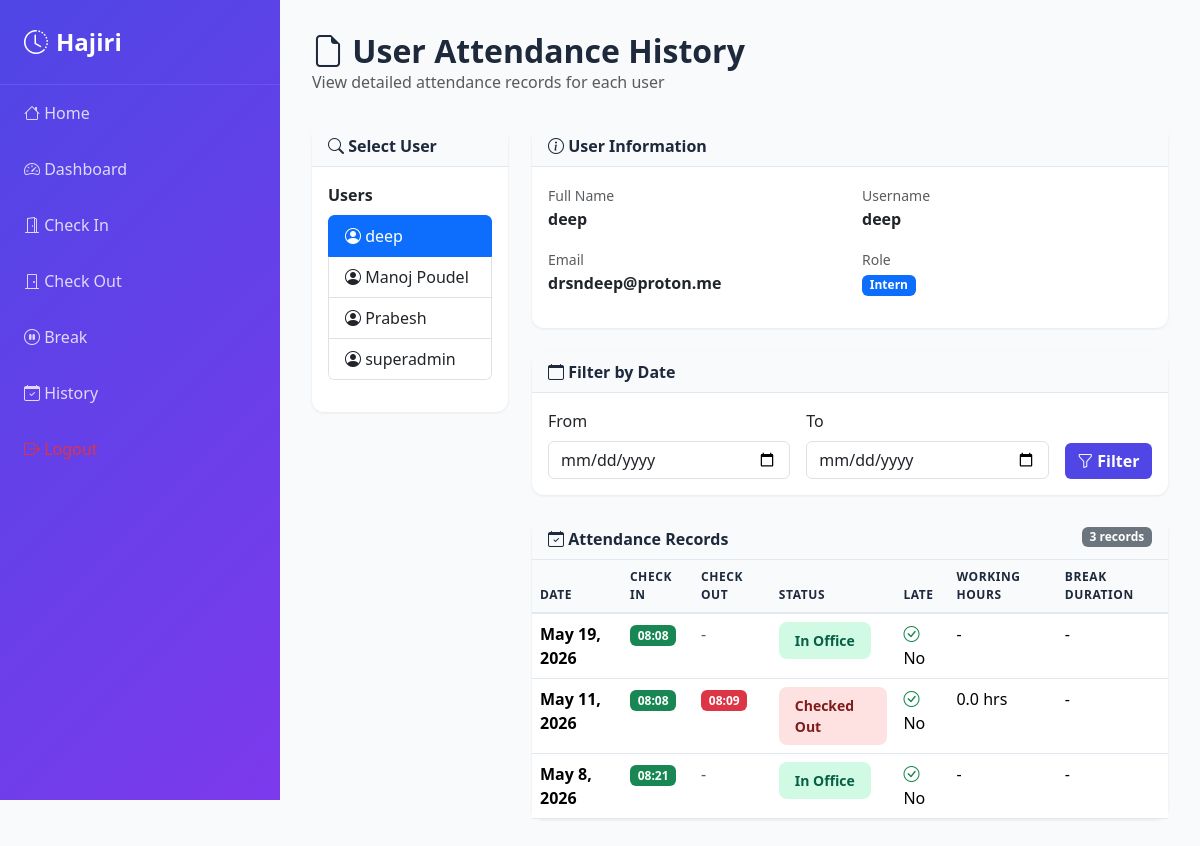
Page /attendance/admin/user-history/2/ (signed in) on the committed database.
### accounts/models.py (models this page shows, shortened)
class CustomUser(AbstractUser):
    class Role(models.TextChoices):
        ADMIN = 'admin', 'Admin'
        INTERN = 'intern', 'Intern'
    role = models.CharField(max_length=20, choices=Role.choices, default=Role.INTERN)

### attendance/models.py (models this page shows, shortened)
class Attendance(models.Model):
    class Status(models.TextChoices):
        PRESENT = 'present', 'Present'
        ABSENT = 'absent', 'Absent'
        LATE = 'late', 'Late'
    intern = models.ForeignKey(settings.AUTH_USER_MODEL, on_delete=models.CASCADE)
    date = models.DateField()
    check_in_time = models.TimeField(null=True, blank=True)
    check_out_time = models.TimeField(null=True, blank=True)
    status = models.CharField(max_length=20, choices=Status.choices, default=Status.PRESENT)
    is_late = models.BooleanField(default=False)
    is_on_break = models.BooleanField(default=False)
    total_working_hours = models.DecimalField(max_digits=6, decimal_places=2, default=0)
    total_break_minutes = models.PositiveIntegerField(default=0)
    checked_in_at = models.DateTimeField(null=True, blank=True)
    checked_out_at = models.DateTimeField(null=True, blank=True)
    created_at = models.DateTimeField(auto_now_add=True)
    updated_at = models.DateTimeField(auto_now=True)
    class Meta:
        unique_together = ('intern', 'date')
        indexes = [
            models.Index(fields=['date']),
            models.Index(fields=['intern', 'date']),
        ]

### attendance/views.py (the view)
# urls.py: path('admin/user-history/', views.admin_user_history, name='admin_user_history'),
@login_required
def admin_user_history(request, user_id=None):
    if not _is_admin_user(request.user):
        return HttpResponseForbidden('Admins only')
    from django.contrib.auth import get_user_model
    User = get_user_model()
    selected_user = None
    attendances = None
    date_from = request.GET.get('date_from')
    date_to = request.GET.get('date_to')
    if not user_id:
        user_id = request.GET.get('user_id')
    if user_id:
        try:
            user_id = int(user_id)
            selected_user = User.objects.get(id=user_id, role='intern')
            attendances = Attendance.objects.filter(intern=selected_user).order_by('-date')
            if date_from:
                attendances = attendances.filter(date__gte=date_from)
            if date_to:
                attendances = attendances.filter(date__lte=date_to)
        except (User.DoesNotExist, ValueError):
            selected_user = None
            attendances = None
    users = User.objects.filter(role='intern').order_by('username')
    return render(request, 'attendance/admin_user_history.html', {
        'users': users,
        'selected_user': selected_user,
        'attendances': attendances,
        'date_from': date_from,
        'date_to': date_to,
    })

### attendance/views.py (called while the page is built)
def _is_admin_user(user):
    return user.is_superuser or getattr(user, 'role', None) == 'admin'

### templates/attendance/admin_user_history.html (shortened to what this page needs)
{% extends 'base.html' %}
{% block content %}
<div class="page-header">
  <h1><i class="bi bi-file-earmark"></i> User Attendance History</h1>
  <p class="text-muted">View detailed attendance records for each user</p>
</div>
<div class="row">
  <div class="col-lg-3 mb-4">
    <div class="card">
      <div class="card-header">
        <i class="bi bi-search"></i> Select User
      </div>
      <div class="card-body">
        <div class="mb-3">
          <label class="form-label fw-bold">Users</label>
          <div class="list-group" style="max-height: 600px; overflow-y: auto;">
            {% for user in users %}
              <a href="?user_id={{ user.id }}" class="list-group-item list-group-item-action {% if selected_user and selected_user.id == user.id %}active{% endif %}">
                <i class="bi bi-person-circle"></i>
                {{ user.get_full_name|default:user.username }}
              </a>
            {% endfor %}
          </div>
        </div>
      </div>
    </div>
  </div>
  <div class="col-lg-9">
    {% if selected_user %}
      <div class="card mb-4">
        <div class="card-header">
          <i class="bi bi-info-circle"></i> User Information
        </div>
        <div class="card-body">
          <div class="row">
            <div class="col-md-6">
              <label class="text-muted small">Full Name</label>
              <p class="fw-bold">{{ selected_user.get_full_name|default:selected_user.username }}</p>
            </div>
            <div class="col-md-6">
              <label class="text-muted small">Username</label>
              <p class="fw-bold">{{ selected_user.username }}</p>
            </div>
            <div class="col-md-6">
              <label class="text-muted small">Email</label>
              <p class="fw-bold">{{ selected_user.email }}</p>
            </div>
            <div class="col-md-6">
              <label class="text-muted small">Role</label>
              <p class="fw-bold">
                <span class="badge bg-primary">{{ selected_user.get_role_display }}</span>
              </p>
            </div>
          </div>
        </div>
      </div>
      <div class="card mb-4">
        <div class="card-header">
          <i class="bi bi-calendar"></i> Filter by Date
        </div>
        <div class="card-body">
          <form method="get" class="row g-3">
            <div class="col-md-5">
              <label class="form-label">From</label>
              <input type="date" class="form-control" name="date_from" value="{{ date_from }}">
            </div>
            <div class="col-md-5">
              <label class="form-label">To</label>
              <input type="date" class="form-control" name="date_to" value="{{ date_to }}">
            </div>
            <div class="col-md-2 d-flex align-items-end">
              <button type="submit" class="btn btn-primary w-100">
                <i class="bi bi-funnel"></i> Filter
              </button>
            </div>
          </form>
        </div>
      </div>
      <div class="card">
        <div class="card-header">
          <i class="bi bi-calendar-check"></i> Attendance Records
          {% if attendances %}
            <span class="badge bg-secondary float-end">{{ attendances|length }} records</span>
          {% endif %}
        </div>
        <div class="card-body p-0">
          {% if attendances %}
            <div class="table-responsive">
              <table class="table mb-0">
                <thead>
                  <tr>
                    <th>Date</th>
                    <th>Check In</th>
                    <th>Check Out</th>
                    <th>Status</th>
                    <th>Late</th>
                    <th>Working Hours</th>
                    <th>Break Duration</th>
                  </tr>
                </thead>
                <tbody>
                  {% for attendance in attendances %}
                    <tr>
                      <td>
                        <strong>{{ attendance.date }}</strong>
                      </td>
                      <td>
                        {% if attendance.check_in_time %}
                          <span class="badge bg-success">{{ attendance.check_in_time|time:"H:i" }}</span>
                        {% else %}
                          <span class="text-muted">-</span>
                        {% endif %}
                      </td>
                      <td>
                        {% if attendance.check_out_time %}
                          <span class="badge bg-danger">{{ attendance.check_out_time|time:"H:i" }}</span>
                        {% else %}
                          <span class="text-muted">-</span>
                        {% endif %}
                      </td>
                      <td>
                        {% if attendance.check_in_time %}
                          {% if attendance.check_out_time %}
                            <span class="status-badge status-out">Checked Out</span>
                          {% else %}
                            {% if attendance.is_on_break %}
                              <span class="status-badge status-break">On Break</span>
                            {% else %}
                              <span class="status-badge status-in">In Office</span>
                            {% endif %}
                          {% endif %}
                        {% else %}
                          <span class="status-badge">Not Checked In</span>
                        {% endif %}
                      </td>
                      <td>
                        {% if attendance.is_late %}
                          <i class="bi bi-exclamation-circle text-warning"></i> Yes
                        {% else %}
                          <i class="bi bi-check-circle text-success"></i> No
                        {% endif %}
                      </td>
                      <td>
                        {% if attendance.total_working_hours %}
                          {{ attendance.total_working_hours|floatformat:1 }} hrs
                        {% else %}
                          -
                        {% endif %}
                      </td>
                      <td>
                        {% if attendance.total_break_minutes > 0 %}
                          {{ attendance.total_break_minutes }} min
                        {% else %}
                          -
                        {% endif %}
                      </td>
                    </tr>
                  {% endfor %}
                </tbody>
              </table>
            </div>
          {% else %}
            <div class="p-4 text-center text-muted">
              <i class="bi bi-inbox" style="font-size: 2rem;"></i>
              <p class="mt-2">No attendance records found</p>
            </div>
          {% endif %}
        </div>
      </div>
    {% endif %}
  </div>
</div>
{% endblock %}

### templates/base.html (style rules this page uses)
:root { --primary-color: #4f46e5; --success-color: #10b981; --danger-color: #ef4444; --warning-color: #f59e0b; --info-color: #0ea5e9; }
body { background-color: #f8fafc; }
.page-header { margin-bottom: 2rem; }
.page-header h1 { font-size: 2rem; font-weight: 700; color: #1e293b; margin: 0; }
.card { border: none; box-shadow: 0 1px 3px rgba(0, 0, 0, 0.08); border-radius: 0.75rem; transition: box-shadow 0.3s ease; }
.card-header { background: #f8fafc; border-bottom: 1px solid #e2e8f0; font-weight: 600; color: #1e293b; }
.status-badge { display: inline-block; padding: 0.5rem 1rem; border-radius: 0.5rem; font-weight: 600; font-size: 0.875rem; }
.status-in { background: #d1fae5; color: #065f46; }
.status-out { background: #fee2e2; color: #7f1d1d; }
.btn-primary { background: var(--primary-color); border: none; font-weight: 600; }
.table { border-collapse: collapse; }
.table thead th { background: #f8fafc; border-bottom: 2px solid #e2e8f0; font-weight: 600; color: #1e293b; text-transform: uppercase; font-size: 0.75rem; letter-spacing: 0.05em; }
.table tbody tr { border-bottom: 1px solid #e2e8f0; }

### rows in the picture
CustomUser: get_full_name "deep", username "deep", email "drsndeep@proton.me", role "Intern"
CustomUser: get_full_name "Manoj Poudel"
CustomUser: get_full_name "Prabesh"
CustomUser: get_full_name "superadmin"
Attendance: date "May 19, 2026", check_in_time "08:08", is_on_break "In Office", is_late False (drawn)
Attendance: date "May 11, 2026", check_in_time "08:08", check_out_time "08:09", shows "Checked Out", is_late False (drawn), total_working_hours "0.0"
Attendance: date "May 8, 2026", check_in_time "08:21", is_on_break "In Office", is_late False (drawn)

### other values in the picture
{{ attendances|length }} "3"
